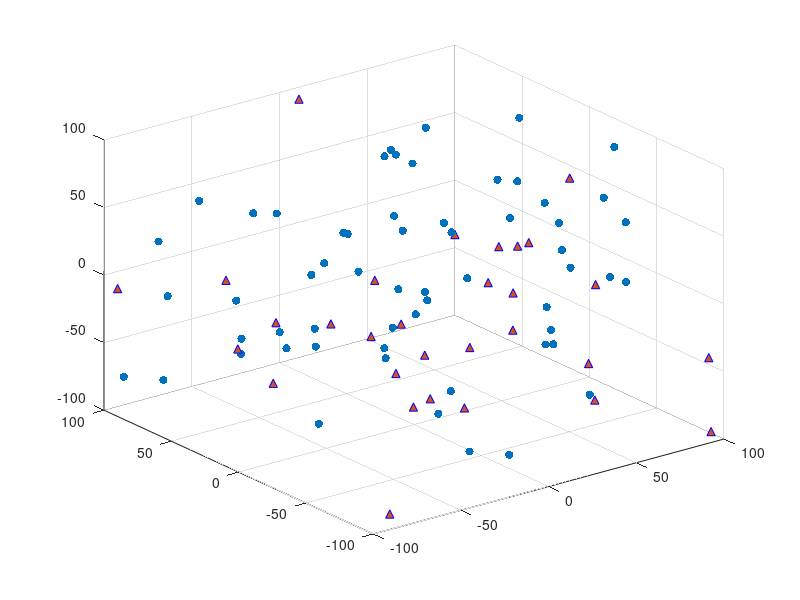

MATLAB code for this plot: (Note: this script raises an error after producing the figure.)
clc, clearvars, close all;
% Network Model Parameters
numBlindNodes = 60;       % Number of blind nodes
numAnchorNodes = 30;       % Number of anchor nodes
communicationRange = 50;   % Communication range of UAVs
bsPosition = [0, 0, 0];    % Base Station position

% 3D Space Boundaries
xBounds = [-100, 100];
yBounds = [-100, 100];
zBounds = [-100, 100];

% Energy Model Parameters
energyThreshold = 30;     % Energy threshold for CH selection
initialEnergyRange = [50, 100];  % Initial energy range for blind nodes

% Velocity Model Parameters
velocityMean = 5;    % Mean of the velocity distribution
velocityStdDev = 2;  % Standard deviation of the velocity distribution

% Initialize Anchor Nodes
anchorNodes = repmat(struct('id', [], 'position', []), numAnchorNodes, 1);

for i = 1:numAnchorNodes
    anchorNodes(i).id = i + numBlindNodes;
    anchorNodes(i).position = [randi(xBounds), randi(yBounds), randi(zBounds)];
end

% Initialize Blind Nodes as an array of structures
blindNodes = repmat(struct('id', [], 'position', [], 'energy', [], 'isCH', [], ...
    'velocity',[]), numAnchorNodes, 1);

% Populate Blind Nodes
for i = 1:numBlindNodes
    blindNodes(i).id = i;
    blindNodes(i).position = [randi(xBounds), randi(yBounds), randi(zBounds)];
    blindNodes(i).energy = randi(initialEnergyRange);
    blindNodes(i).isCH = false; % Initializing blind nodes as not CH
    blindNodes(i).velocity = normrnd(velocityMean, velocityStdDev, 1, 3);
end

% Plot Network
figure(1);
hold on;
view(3); % Sets the view to 3D
grid on; % Add grid
% Extract and plot Blind Nodes positions
blindNodesPositions = vertcat(blindNodes.position);
scatter3(blindNodesPositions(:,1), blindNodesPositions(:,2), blindNodesPositions(:,3), 'o', 'filled', 'DisplayName', 'Blind Nodes');

% Extract and plot Anchor Nodes positions
anchorNodesPositions = vertcat(anchorNodes.position);
scatter3(anchorNodesPositions(:,1), anchorNodesPositions(:,2), anchorNodesPositions(:,3), '^', 'filled', 'DisplayName', 'Anchor Nodes', 'MarkerEdgeColor', 'b');

scatter3(bsPosition(1), bsPosition(2), bsPosition(3), 'd', 'filled','b', 'DisplayName', 'Base Station', 'MarkerEdgeColor', 'k');
legend('Location', 'Best');
xlabel('X-coordinate');
ylabel('Y-coordinate');
zlabel('Z-coordinate');
title('Network Model');

hold off;
% Display Node Information
disp('Blind Node Information:');
disp(blindNodes);

disp('Anchor Node Information:');
disp(anchorNodes);






